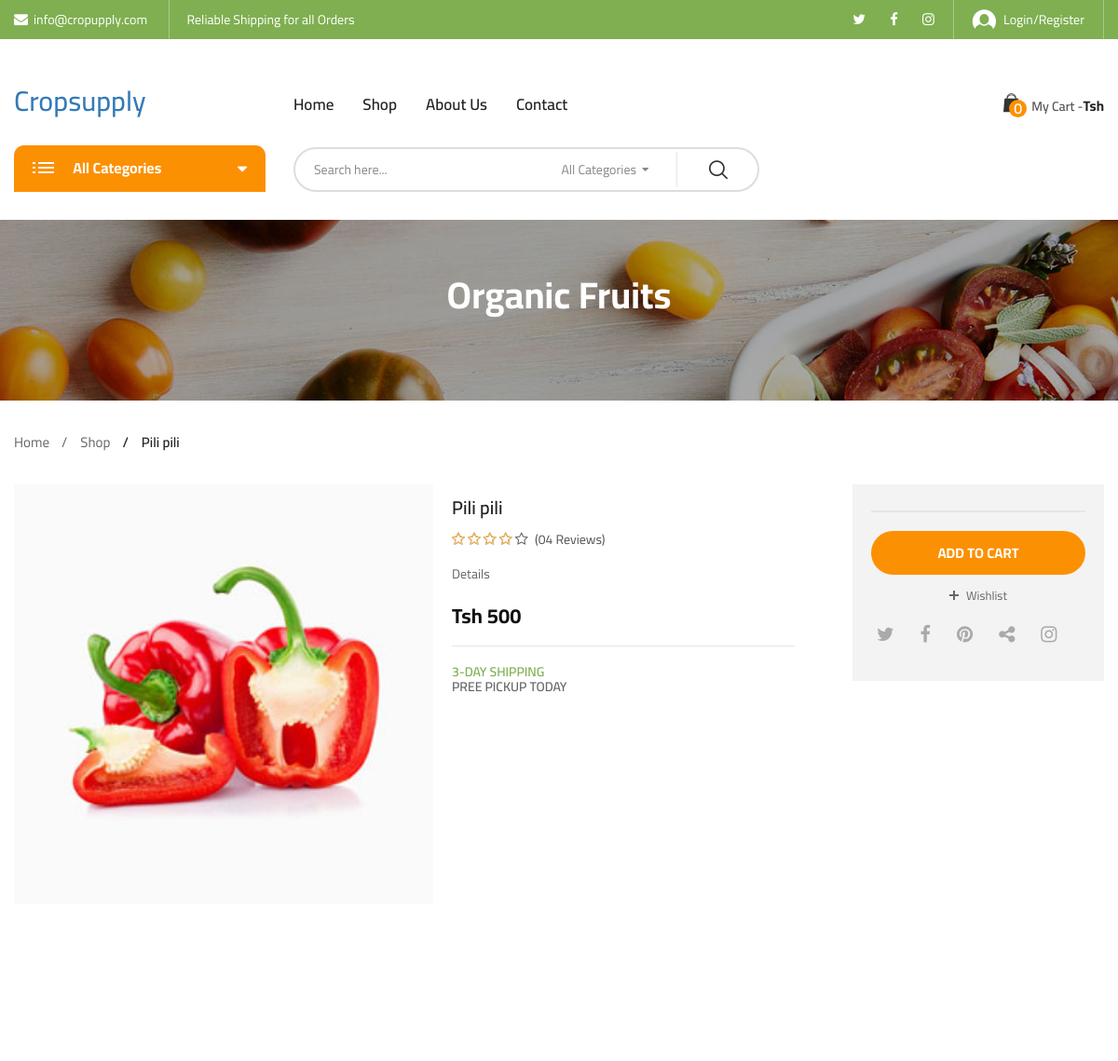
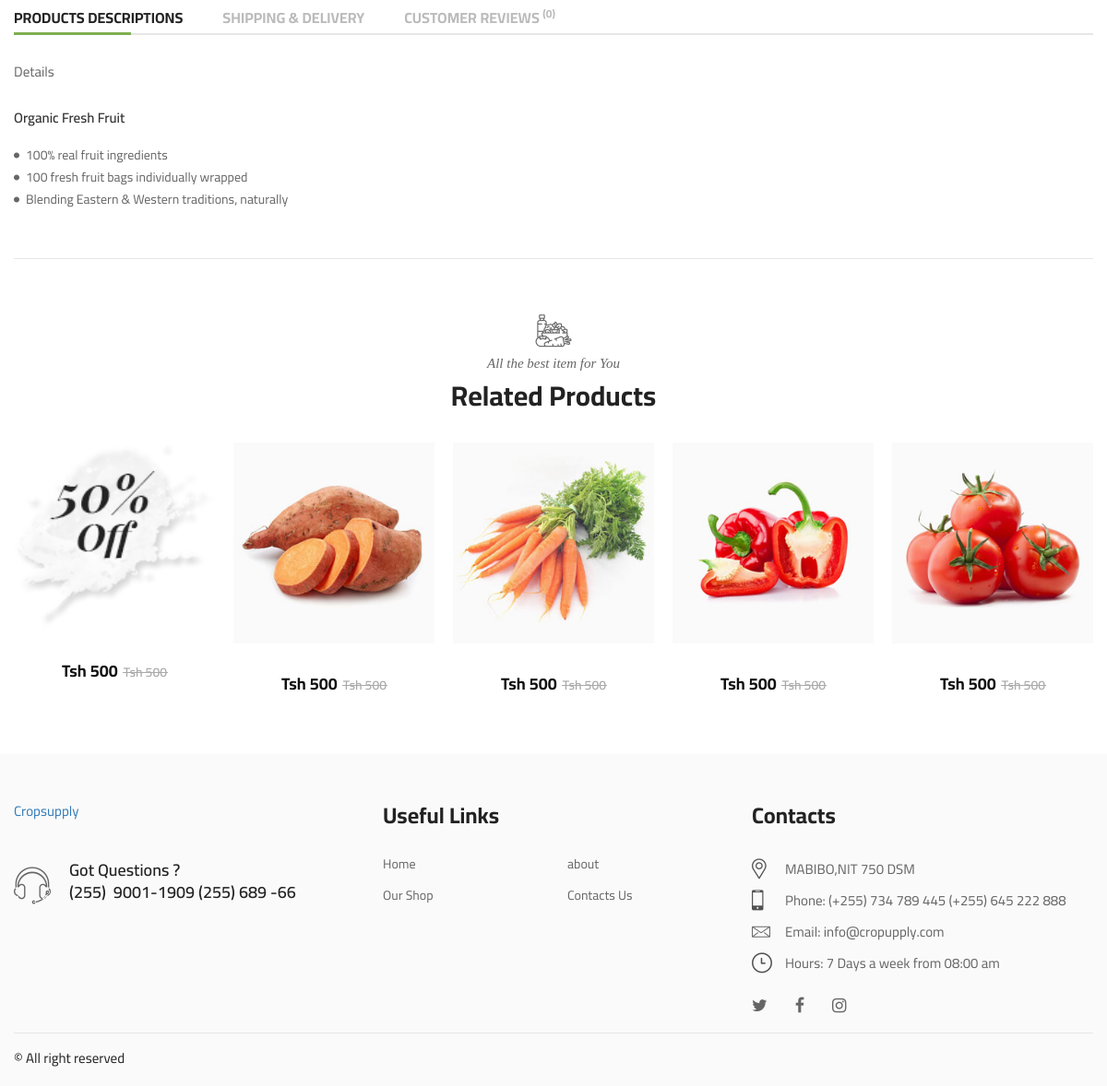
The app's page /product/2 with its own data (2 pictures, top to bottom).
### afrogulio/models.py (models this page shows, shortened)
class Product(models.Model):
    title = models.CharField(max_length = 100)
    image = models.FileField(upload_to='product_images')
    price = models.IntegerField()
    discount_price = models.CharField(max_length=100, null=True, blank=True)
    details =  models.TextField()

### afrogulio/views.py (the view)
# urls.py: path('product/<int:id>', views.product_details, name='details'),
def product_details(request,id):
    product =get_object_or_404(Product, id=id)
    products = Product.objects.all().order_by('-id')
    mycart = 0
    try:
        cart = Cart.objects.get(user=request.user, ordered=False)
        qs=  cart.items.filter(product__id=product.id).exists()
        if qs:
            cart_item , created = CartItem.objects.get_or_create(
            product=product,
            user= request.user,
            )
            mycart = cart_item
    except:
        mycart = 0
    rating = Product_Rating.objects.filter(rating_for=product.id)
    sum_of_user_rates =  sum(rating.values_list('rating_value', flat=True)) # --> rating for one user filtered above
    all_ratings_to_talent = rating.count()  * 5 # --> getting number of all ratings for a filtered user
    try:
       rates= round(sum_of_user_rates * 5 / all_ratings_to_talent, 1)
    except ZeroDivisionError:
        rates = 0
    ratings =  Product_Rating.objects.filter(rating_for=product.id).annotate(count = Count('rating_value'))
    all_ratings =  Product_Rating.objects.filter(rating_for=product.id)
    page = request.GET.get('page', 1)
    paginator = Paginator(all_ratings, 2)
    try:
        rating_list = paginator.page(page)
    except PageNotAnInteger:
        rating_list = paginator.page(1)
    except EmptyPage:
        rating_list =paginator.page(paginator.num_pages)
    context = {
        'data':product,
        'mycart':mycart,
        'rates':rates,
        'ratings':ratings,
        'all_ratings':all_ratings,
        'products':products,
        'rating_list':rating_list
    }
    return render(request, 'afrogulio/product_details.html', context)

### afrogulio/context_processors.py (called while the page is built)
def afro_context(request):
    try:
        cart = Cart.objects.get(user=request.user, ordered=False)
    except:
        cart = ''
    afro_context ={
        'cart':cart
    }
    return  afro_context

### afrogulio/templatetags/cart_template_tags.py (called while the page is built)
@register.filter
def cart_item_count(user):
    if user.is_authenticated:
        qs = Cart.objects.filter(user=user, ordered=False)
        if qs.exists():
            return qs[0].items.count()
    return 0

### templates/afrogulio/product_details.html (shortened to what this page needs)
{% extends 'base.html' %}
{% load static %}
{% load mathfilters %}
{% block contents %}
    <div class="hero-section hero-background">
        <h1 class="page-title">Organic Fruits</h1>
    </div>
    <div class="container">
        <nav class="biolife-nav">
            <ul>
                <li class="nav-item"><a href="{% url 'home' %}" class="permal-link">Home</a></li>
                <li class="nav-item"><a href="{% url 'shop' %}" class="permal-link">Shop</a></li>
                <li class="nav-item"><span class="current-page">{{data.title|capfirst}}</span></li>
            </ul>
        </nav>
    </div>
    <div class="page-contain single-product">
        <div class="container">
            <div id="main-content" class="main-content">
                <div class="sumary-product single-layout">
                    <div class="media">
                        <ul class="biolife-carousel slider-for" data-slick='{"arrows":false,"dots":false,"slidesMargin":30,"slidesToShow":1,"slidesToScroll":1,"fade":true,"asNavFor":".slider-nav"}'>
                            <li><img src="{{data.image.url}}" alt="" width="500" height="500"></li>
                        </ul>
                    </div>
                    <div class="product-attribute">
                        <h3 class="title">{{data.title}}</h3>
                        <div class="rating">
                            <p class="star-rating"><span class="width-80percent"></span></p>
                            <span class="review-count">(04 Reviews)</span>
                        </div>
                        <p class="excerpt">{{data.details}}</p>
                        <div class="price">
                            <ins><span class="price-amount"><span class="currencySymbol">Tsh</span> {{data.price}}</span></ins>
                        </div>
                        <div class="shipping-info">
                            <p class="shipping-day">3-Day Shipping</p>
                            <p class="for-today">Pree Pickup Today</p>
                        </div>
                    </div>
                    <div class="action-form">
                        <div class="buttons">
                            {% if user.is_authenticated %}
                            <button id="add" value="{{data.id}}" style="background-color: #fc9003; width: 100%;" type="submit" class="btn add-to-cart-btn btn-bold">add to cart</button>
                            {% else %}
                            <button style="background-color: #fc9003; width: 100%;" type="submit" class="btn  add-to-cart-btn2 add-to-cart-btn btn-bold">add to cart</button>
                            {% endif %}
                            <p class="pull-row">
                                <a href="#" class="btn wishlist-btn">wishlist</a>
                            </p>
                        </div>
                        <div class="social-media">
                            <ul class="social-list">
                                <li><a href="#" class="social-link"><i class="fa fa-twitter" aria-hidden="true"></i></a></li>
                                <li><a href="#" class="social-link"><i class="fa fa-facebook" aria-hidden="true"></i></a></li>
                                <li><a href="#" class="social-link"><i class="fa fa-pinterest" aria-hidden="true"></i></a></li>
                                <li><a href="#" class="social-link"><i class="fa fa-share-alt" aria-hidden="true"></i></a></li>
                                <li><a href="#" class="social-link"><i class="fa fa-instagram" aria-hidden="true"></i></a></li>
                            </ul>
                        </div>
                    </div>
                </div>
                <div class="product-tabs single-layout biolife-tab-contain">
                    <div class="tab-head">
                        <ul class="tabs">
                            <li class="tab-element active"><a href="#tab_1st" class="tab-link">Products Descriptions</a></li>
                            <li class="tab-element" ><a href="#tab_3rd" class="tab-link">Shipping & Delivery</a></li>
                            <li class="tab-element" ><a href="#tab_4th" class="tab-link">Customer Reviews <sup>({{all_ratings.count}})</sup></a></li>
                        </ul>
                    </div>
                    <div class="tab-content">
                        <div id="tab_1st" class="tab-contain desc-tab active">
                            <p class="desc">{{data.details}}</p>
                            <div class="desc-expand">
                                <span class="title">Organic Fresh Fruit</span>
                                <ul class="list">
                                    <li>100% real fruit ingredients</li>
                                    <li>100 fresh fruit bags individually wrapped</li>
                                    <li>Blending Eastern & Western traditions, naturally</li>
                                </ul>
                            </div>
                        </div>
                    </div>
                </div>
                <div class="product-related-box single-layout">
                    <div class="biolife-title-box lg-margin-bottom-26px-im">
                        <span class="biolife-icon icon-organic"></span>
                        <span class="subtitle">All the best item for You</span>
                        <h3 class="main-title">Related Products</h3>
                    </div>
                    <ul class="products-list biolife-carousel nav-center-02 nav-none-on-mobile" data-slick='{"rows":1,"arrows":true,"dots":false,"infinite":false,"speed":400,"slidesMargin":0,"slidesToShow":5, "responsive":[{"breakpoint":1200, "settings":{ "slidesToShow": 4}},{"breakpoint":992, "settings":{ "slidesToShow": 3, "slidesMargin":20 }},{"breakpoint":768, "settings":{ "slidesToShow": 2, "slidesMargin":10}}]}'>
                        {% for data in products %}
                        <li class="product-item">
                            <div class="contain-product layout-default">
                                <div class="product-thumb">
                                    <a href="{% url 'details' data.id %}" class="link-to-product">
                                        <img src="{{data.image.url}}" alt="dd" width="270" height="270" class="product-thumnail">
                                    </a>
                                </div>
                                <div class="info">
                                <h4 class="product-title"><a href="{% url 'details' data.id %}" class="pr-name">{{data.product.title}}</a></h4>
                                    <div class="price">
                                        {% if data.discount_price %}
                                            <ins><span class="price-amount"><span class="currencySymbol">Tsh</span> {{ data.price }}</span></ins>
                                            <del><span class="price-amount"><span class="currencySymbol">Tsh</span> {{ data.discount_price }}</span></del>
                                        {% else %}
                                            <ins><span class="price-amount"><span class="currencySymbol">Tsh</span> {{ data.price }}</span></ins>
                                        {% endif %}
                                    </div>
                                </div>
                            </div>
                        </li>
                        {% endfor %}
                    </ul>
                </div>
            </div>
        </div>
    </div>
{% endblock contents %}

### records on screen
Product: title "Pili pili", image (picture), details "Details", price "500", discount_price "500"
Product: image (picture), price "500", discount_price "500"
Product: image (picture), price "500", discount_price "500"
Product: image (picture), price "500", discount_price "500"
Product: image (picture), price "500", discount_price "500"

### other values on screen
{{ request.user|cart_item_count }} "0"
{{ all_ratings.count }} "0"
